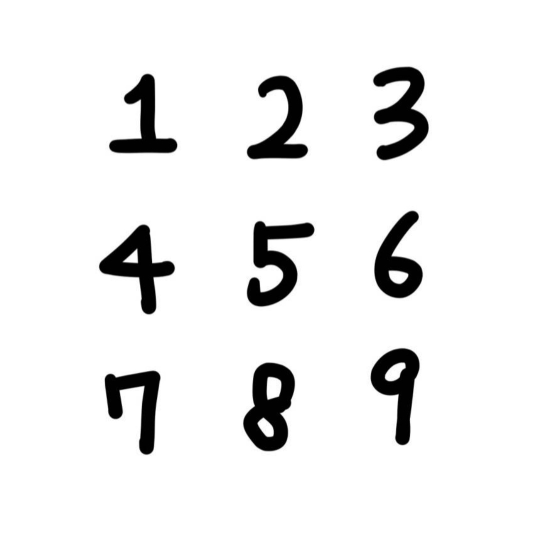
#> input picture 3rd_qualification/learning_model/test1.jpg, 1080 x 1079 px (shown at 1/2 size)
$ python -i 02.py   (imports and definitions only)
#> lines starting #> are read from the running program, lines starting #| are printed output that depends on the picture; after the words box and inside, x2 and y2 are one past the last pixel; in counts of white or black regions, pixels touching at a corner belong together
#> further down, picture is the input picture: shape (1079, 1080, 3); min 0, max 255, mean 236.4
import tensorflow as tf
import cv2
import numpy as np
import math


def process(img_input):
    gray = cv2.cvtColor(img_input, cv2.COLOR_BGR2GRAY)

    gray = cv2.resize(gray, (28, 28), interpolation=cv2.INTER_AREA)
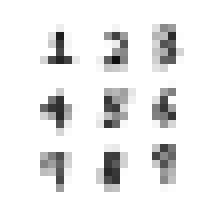
#> gray: shape (28, 28) (shown 8 times larger); min 13, max 255, mean 236.4

    (thresh, img_binary) = cv2.threshold(gray, 0, 255, cv2.THRESH_BINARY_INV | cv2.THRESH_OTSU)
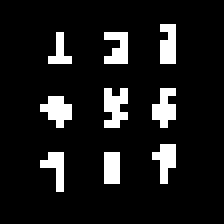
#> img_binary: shape (28, 28) (shown 8 times larger); 10.2% white in thin lines or dots, all inside (x1, y1, x2, y2) = (5, 3, 22, 24)
#> thresh = 171

    h,w = img_binary.shape
#> h = 28; w = 28

    ratio = 100 / h
#> ratio = 3.57
    new_h = 100
    new_w = w * ratio
#> new_w = 100

    img_empty = np.zeros((110, 110), dtype=img_binary.dtype)
    img_binary = cv2.resize(img_binary, (int(new_w), int(new_h)), interpolation=cv2.INTER_AREA)
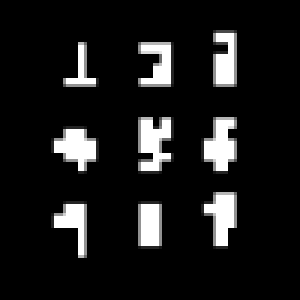
#> img_binary: shape (100, 100) (shown 3 times larger); min 0, max 255, mean 25.6
    img_empty[:img_binary.shape[0], :img_binary.shape[1]] = img_binary
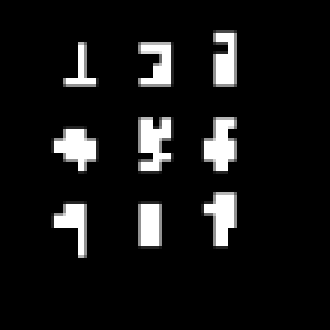
#> img_empty: shape (110, 110) (shown 3 times larger); min 0, max 255, mean 21.2

    img_binary = img_empty

    cnts = cv2.findContours(img_binary.copy(), cv2.RETR_EXTERNAL, cv2.CHAIN_APPROX_SIMPLE)
#> cnts = 9 contours; largest, box (x1, y1, x2, y2) and area: (46, 39, 58, 58) 142, (67, 39, 79, 58) 132, (17, 42, 33, 58) 132, (67, 64, 79, 83) 122, (71, 10, 79, 29) 112


    # 컨투어의 무게중심 좌표를 구합니다.
    M = cv2.moments(cnts[0][0])
#> M = moments, m00 105, centre m10/m00, m01/m00 = (49.5, 74.5)
    center_x = (M["m10"] / M['m00'])
#> center_x = 49.5
    center_y = (M['m01'] / M['m00'])
#> center_y = 74.5

    # 무게 중심이 이미지 중심으로 오도록 이동시킵니다.
    height, width = img_binary.shape[:2]
#> height = 110; width = 110
    shiftx = width/2 - center_x
#> shiftx = 5.5
    shifty = height/2 - center_y
#> shifty = -19.5

    Translation_Matrix = np.float32([[1, 0, shiftx], [0, 1, shifty]])
#> Translation_Matrix = [[1, 0, 5.5], [0, 1, -19.5]]
    img_binary = cv2.warpAffine(img_binary, Translation_Matrix, (width, height))
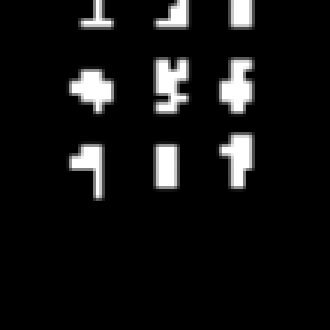
#> img_binary: shape (110, 110) (shown 3 times larger); min 0, max 255, mean 19


    img_binary = cv2.resize(img_binary, (28, 28), interpolation=cv2.INTER_AREA)
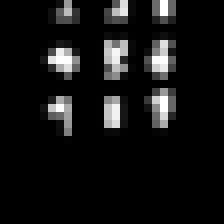
#> img_binary: shape (28, 28) (shown 8 times larger); min 0, max 255, mean 19
    flatten = img_binary.flatten() / 255.0
#> flatten = 784 values, max 1 at index 20, min 0 at index 0, mean 0.0745

    return flatten


# [6 lines that did not run here, left out]

# [3 lines not run here, left out]
# [1 line that did not run here, left out]
# [1 line that did not run here, left out]


# [44 lines not run here, left out]

>>> import cv2
>>> picture = cv2.imread('test1.jpg')
>>> result = process(picture)
#> result has the same summary as flatten in process

$ run again, on 3rd_qualification/learning_model/test3.png
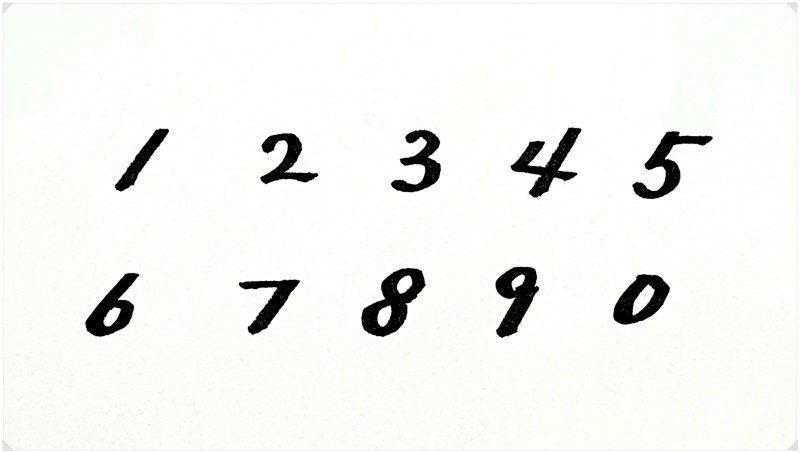
#> input picture 3rd_qualification/learning_model/test3.png, 800 x 453 px
#> picture is the input picture: shape (453, 800, 3); mean B, G, R 240.5, 243.7, 243
#> thresh = 191
#> in process, `img_empty[:img_binary.shape[0], :img_binary.shape[1]] = img_binary`:
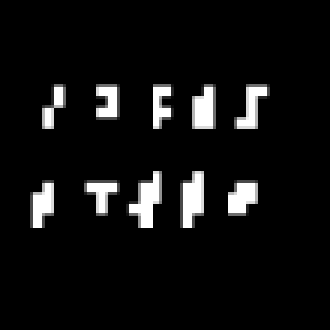
#> img_empty: shape (110, 110) (shown 3 times larger); min 0, max 255, mean 16.5
#> cnts = 10 contours; largest, box (x1, y1, x2, y2) and area: (42, 57, 54, 76) 105, (60, 57, 68, 76) 103, (64, 28, 72, 43) 86, (76, 60, 86, 72) 80, (10, 60, 18, 76) 78
#> M = moments, m00 80, centre m10/m00, m01/m00 = (80.39, 65.33)
#> center_x = 80.39
#> center_y = 65.33
#> shiftx = -25.39
#> shifty = -10.33
#> Translation_Matrix = [[1, 0, -25.39], [0, 1, -10.32]]
#> in process, `img_binary = cv2.resize(img_binary, (28, 28), interpolation=cv2.INTER_..`:
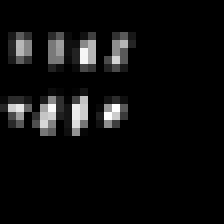
#> img_binary: shape (28, 28) (shown 8 times larger); min 0, max 255, mean 13.8
#> flatten = 784 values, max 1 at index 378, min 0 at index 0, mean 0.054
#> result has the same summary as flatten in process
